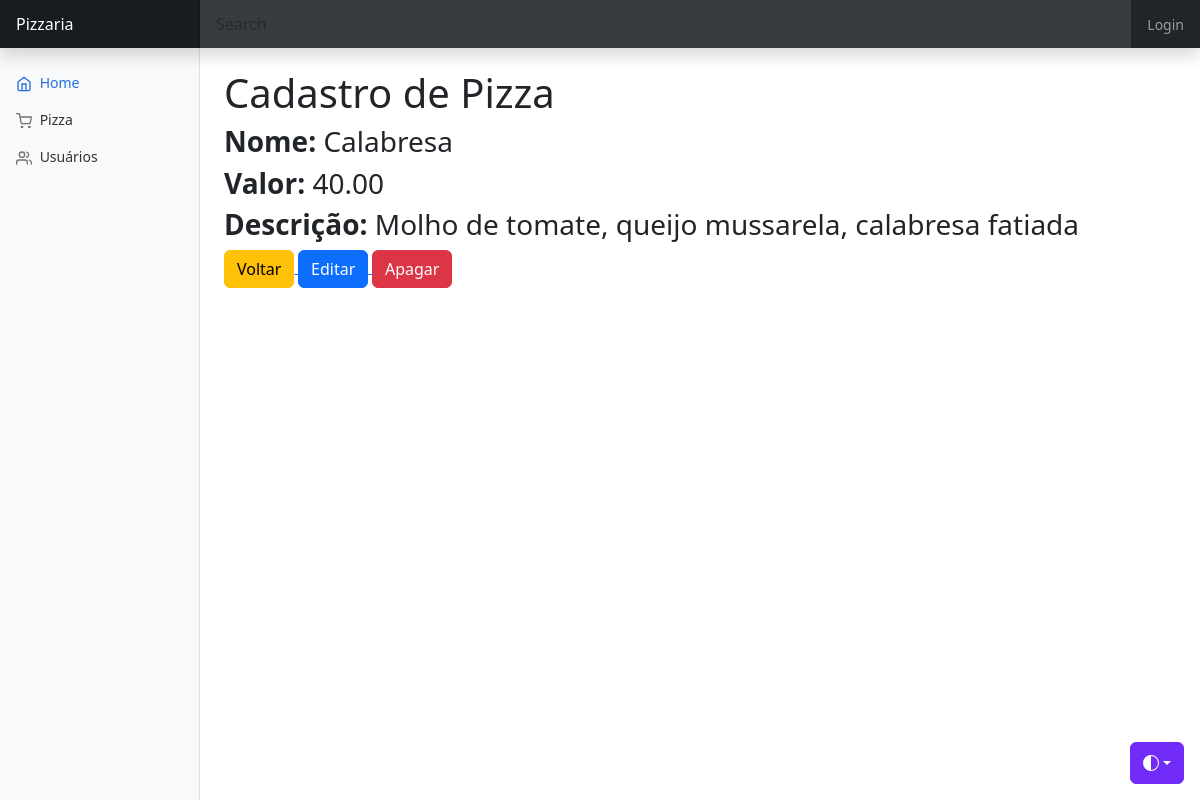
Page /admin/pizza/mostra.php?id=2 on the committed database.
### tables this page shows
CREATE TABLE produtos (
    idprodutos INT NOT NULL AUTO_INCREMENT PRIMARY KEY,
    nome VARCHAR(200) NOT NULL,
    valor DECIMAL(10,2) NOT NULL,
    descricao TEXT NULL,
    ingredientes TEXT NULL
);

### scripts/helpers/func.php (called while the page is built, shortened)
<?php
    function buscaItem($sql, $parametros = []) {
        $stmt = CON->prepare($sql);
        $stmt->execute($parametros);
        return $stmt->fetch(PDO::FETCH_ASSOC);
    }

### admin/pizza/mostra.php (the view, shortened to what this page needs)
<?php
if (!empty($_GET["id"])) {
  $id = $_GET["id"];
} else {
  header("Location: lista.php");
  exit;
}
$sql = "SELECT * FROM produtos WHERE idprodutos = $id";
$produto = buscaItem($sql);
?>
<!doctype html>
<html lang="en" data-bs-theme="auto">
<?php include "../template/head.php" ?>
<body>
  <?php include "../template/navbar.php" ?>
  <div class="container-fluid">
    <div class="row">
      <?php include "../template/sidebar.php" ?>
      <main class="col-md-9 ms-sm-auto col-lg-10 px-md-4">
        <br>
        <div class="row">
          <div class="col">
            <h1>Cadastro de Pizza</h1>
          </div>
        </div>
        <h3><b>Nome: </b><?= $produto["nome"] ?></h3>
        <h3><b>Valor: </b><?= $produto["valor"] ?></h3>
        <h3><b>Descrição: </b><?= $produto["descricao"] ?></h3>
        <form action="delete.php" method="POST">
          <a class="" href="lista.php">
            <button type="button" class="btn btn-warning">Voltar</button>
          </a>
          <a class="" href="editar.php?id=<?= $produto["idprodutos"] ?>">
            <button type="button" class="btn btn-primary">Editar</button>
          </a>
          <button type="submit" class="btn btn-danger">Apagar</button>
        </form>
      </main>
    </div>
  </div>
</body>
</html>

### admin/dashboard.css (style rules this page uses)
body { font-size: .875rem; }

### rows in the picture
produtos: nome "Calabresa", valor "40.00", descricao "Molho de tomate, queijo mussarela, calabresa fatiada"
